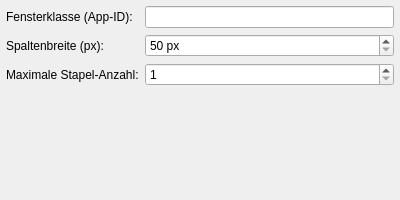
<?xml version="1.0" encoding="UTF-8"?>
<ui version="4.0">
 <class>MkFolderWidgetTilerConfig</class>
 <widget class="QWidget" name="MkFolderWidgetTilerConfig">
  <property name="geometry">
   <rect>
    <x>0</x>
    <y>0</y>
    <width>400</width>
    <height>200</height>
   </rect>
  </property>
  <property name="windowTitle">
   <string>mkFolderWidget Tiler</string>
  </property>
  <layout class="QFormLayout" name="formLayout">
   <property name="horizontalSpacing">
    <number>6</number>
   </property>
   <property name="verticalSpacing">
    <number>6</number>
   </property>
   <property name="leftMargin">
    <number>6</number>
   </property>
   <property name="topMargin">
    <number>6</number>
   </property>
   <property name="rightMargin">
    <number>6</number>
   </property>
   <property name="bottomMargin">
    <number>6</number>
   </property>
   <item row="0" column="0">
    <widget class="QLabel" name="labelWindowClass">
     <property name="text">
      <string>Fensterklasse (App-ID):</string>
     </property>
    </widget>
   </item>
   <item row="0" column="1">
    <widget class="QLineEdit" name="kcfg_WindowClass">
     <property name="toolTip">
      <string>Die WM_CLASS oder App-ID der Fenster, die gruppiert werden sollen.</string>
     </property>
    </widget>
   </item>
   <item row="1" column="0">
    <widget class="QLabel" name="labelColumnWidth">
     <property name="text">
      <string>Spaltenbreite (px):</string>
     </property>
    </widget>
   </item>
   <item row="1" column="1">
    <widget class="QSpinBox" name="kcfg_ColumnWidth">
     <property name="suffix">
      <string> px</string>
     </property>
     <property name="minimum">
      <number>50</number>
     </property>
     <property name="maximum">
      <number>2000</number>
     </property>
    </widget>
   </item>
   <item row="2" column="0">
    <widget class="QLabel" name="labelMaxStack">
     <property name="text">
      <string>Maximale Stapel-Anzahl:</string>
     </property>
    </widget>
   </item>
   <item row="2" column="1">
    <widget class="QSpinBox" name="kcfg_MaxStack">
     <property name="minimum">
      <number>1</number>
     </property>
     <property name="maximum">
      <number>20</number>
     </property>
    </widget>
   </item>
   <item row="3" column="0" colspan="2">
    <spacer name="verticalSpacer">
     <property name="orientation">
      <enum>Qt::Orientation::Vertical</enum>
     </property>
     <property name="sizeHint" stdset="0">
      <size>
       <width>20</width>
       <height>40</height>
      </size>
     </property>
    </spacer>
   </item>
  </layout>
 </widget>
 <resources/>
 <connections/>
</ui>
